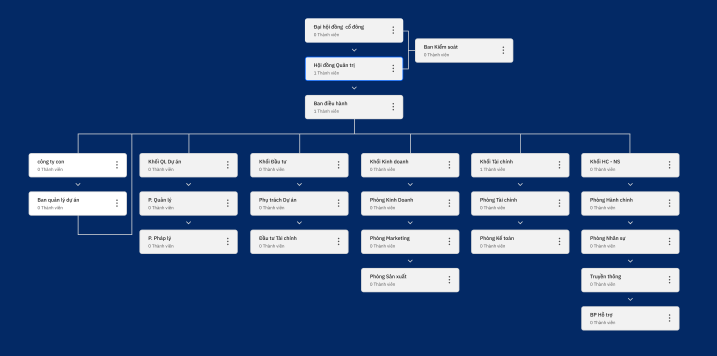
#> input picture image/1.png, 1433 x 711 px (shown at 1/2 size)
$ python -i image_processor.py   (imports and definitions only)   (older library calls are emulated)
#> lines starting #> are read from the running program, lines starting #| are printed output that depends on the picture; after the words box and inside, x2 and y2 are one past the last pixel; in counts of white or black regions, pixels touching at a corner belong together
import cv2
import numpy as np

# Ngưỡng kích thước tối thiểu để cân nhắc upscale (pixel)
_MIN_UPSCALE_DIM = 1200

def deskew_image(image):
    """
    Tự động phát hiện góc nghiêng và xoay thẳng ảnh (Deskewing)
    """
    coords = np.column_stack(np.where(image < 255))
    if len(coords) == 0:
        return image

    angle = cv2.minAreaRect(coords)[-1]
    if angle < -45:
        angle = -(90 + angle)
    elif angle > 45:
        angle = 90 - angle
    else:
        angle = -angle

    if abs(angle) < 0.5:
        return image

    (h, w) = image.shape[:2]
    center = (w // 2, h // 2)
    M = cv2.getRotationMatrix2D(center, angle, 1.0)
    rotated = cv2.warpAffine(image, M, (w, h), flags=cv2.INTER_CUBIC, borderMode=cv2.BORDER_REPLICATE)

    return rotated

def remove_background(gray, fast_mode: bool = False):
    """
    Tự động tách/làm sạch nền bằng hình thái học (Morphological Background Removal).
    fast_mode: dùng kernel nhỏ hơn để tăng tốc.
    """
    ksize = (15, 15) if fast_mode else (21, 21)
    kernel_bg = cv2.getStructuringElement(cv2.MORPH_RECT, ksize)
    bg = cv2.morphologyEx(gray, cv2.MORPH_CLOSE, kernel_bg)
    norm = cv2.divide(gray, bg, scale=255)
    return norm

def remove_shadows(gray, fast_mode: bool = False):
    """
    Tự động loại bỏ bóng râm / bóng đổ không đều (Shadow Removal).
    fast_mode: dùng median blur nhỏ hơn để tăng tốc (~4x nhanh hơn).
    """
    dilated = cv2.dilate(gray, np.ones((5, 5), np.uint8))
    blur_size = 11 if fast_mode else 21
    bg_shadow = cv2.medianBlur(dilated, blur_size)
    diff = 255 - cv2.absdiff(gray, bg_shadow)
    normalized = cv2.normalize(diff, None, alpha=0, beta=255, norm_type=cv2.NORM_MINMAX, dtype=cv2.CV_8UC1)
    return normalized

def enhance_edges(image):
    """
    Tăng cường đường biên nét chữ (Edge Enhancement)
    """
    laplacian = cv2.Laplacian(image, cv2.CV_64F)
    laplacian_abs = np.uint8(np.absolute(laplacian))
    enhanced = cv2.addWeighted(image, 1.0, laplacian_abs, -0.3, 0)
    return enhanced

def apply_morph_closing(image, kernel_size=(2, 2)):
    """
    Phép đóng hình thái học (Morphological Closing)
    """
    kernel = cv2.getStructuringElement(cv2.MORPH_RECT, kernel_size)
    closed = cv2.morphologyEx(image, cv2.MORPH_CLOSE, kernel)
    return closed

def preprocess_image(
    image_input,
    sharpen=True,
    denoise=True,
    threshold=False,
    enhance_contrast=True,
    deskew=True,
    bg_removal=True,
    shadow_removal=True,
    edge_enhance=False,
    morph_close=False,
    image_input_is_np=False,
    fast_mode=True,
):
    """
    Tiền xử lý hình ảnh tối ưu giữ nguyên nét chữ và dấu tiếng Việt.
    Hỗ trợ đầu vào là đường dẫn file (str) hoặc Mảng NumPy OpenCV (np.ndarray).

    fast_mode=True (mặc định):
      - Chỉ upscale nếu ảnh quá nhỏ (< 1200px theo chiều ngắn)
      - Dùng GaussianBlur thay fastNlMeansDenoising (nhanh hơn ~10-30x)
      - Dùng kernel nhỏ hơn cho shadow/bg removal
    fast_mode=False: giữ hành vi cũ, chất lượng tối đa (chậm hơn nhiều).
    """
#> called with image_input = 'image/1.png', sharpen = True, denoise = True, threshold = False, enhance_contrast = True, deskew = True, bg_removal = True, shadow_removal = True
    if isinstance(image_input, np.ndarray) or image_input_is_np:
        img = image_input.copy()
    else:
        img = cv2.imread(image_input)
#> img is the input picture: shape (711, 1433, 3); mean B, G, R 131.6, 85.1, 55.7
        if img is None:
            raise FileNotFoundError(f"Không tìm thấy ảnh tại đường dẫn: {image_input}")

    # 1. Upscale thông minh: chỉ phóng to nếu ảnh quá nhỏ
    height, width = img.shape[:2]
#> height = 711; width = 1433
    min_dim = min(height, width)
#> min_dim = 711
    if min_dim < _MIN_UPSCALE_DIM:
        # Upscale vừa đủ để đạt ngưỡng tối thiểu (tránh phóng quá to)
        scale = min(2.0, _MIN_UPSCALE_DIM / min_dim)
#> scale = 1.69
        new_w = int(width * scale)
#> new_w = 2418
        new_h = int(height * scale)
#> new_h = 1200
        img = cv2.resize(img, (new_w, new_h), interpolation=cv2.INTER_CUBIC)
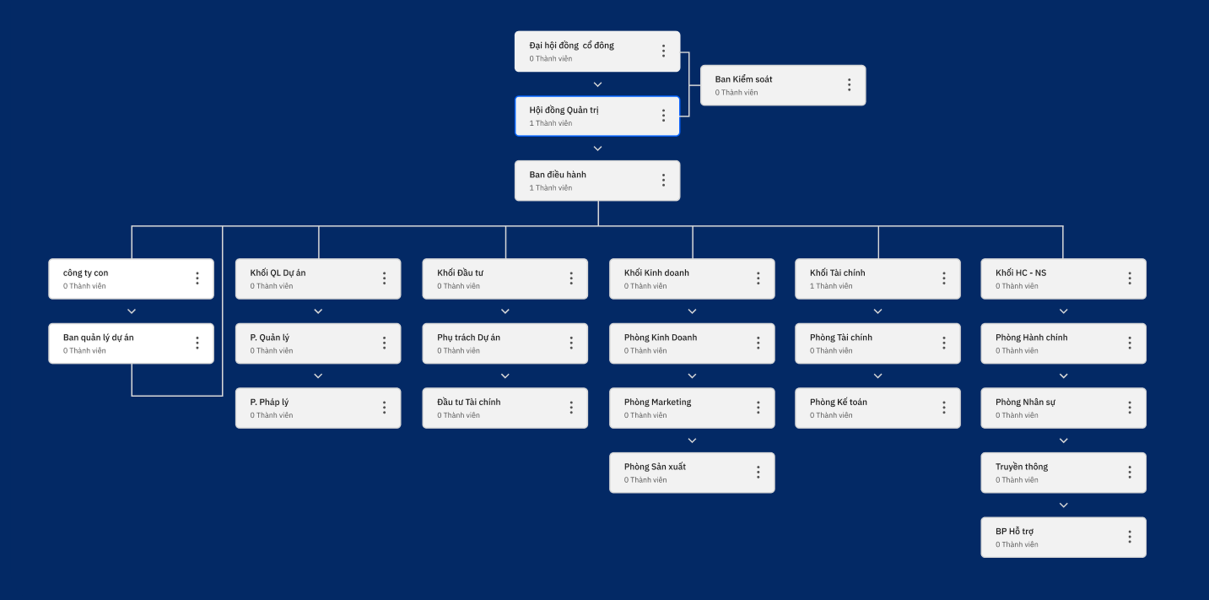
#> img: shape (1200, 2418, 3) (shown at 1/2 size); mean B, G, R 131.6, 85.1, 55.8
    # Nếu ảnh đủ lớn (từ PDF DPI cao hay ảnh gốc lớn) → không upscale

    # 2. Chuyển sang ảnh xám (Grayscale)
    if len(img.shape) == 3:
        gray = cv2.cvtColor(img, cv2.COLOR_BGR2GRAY)
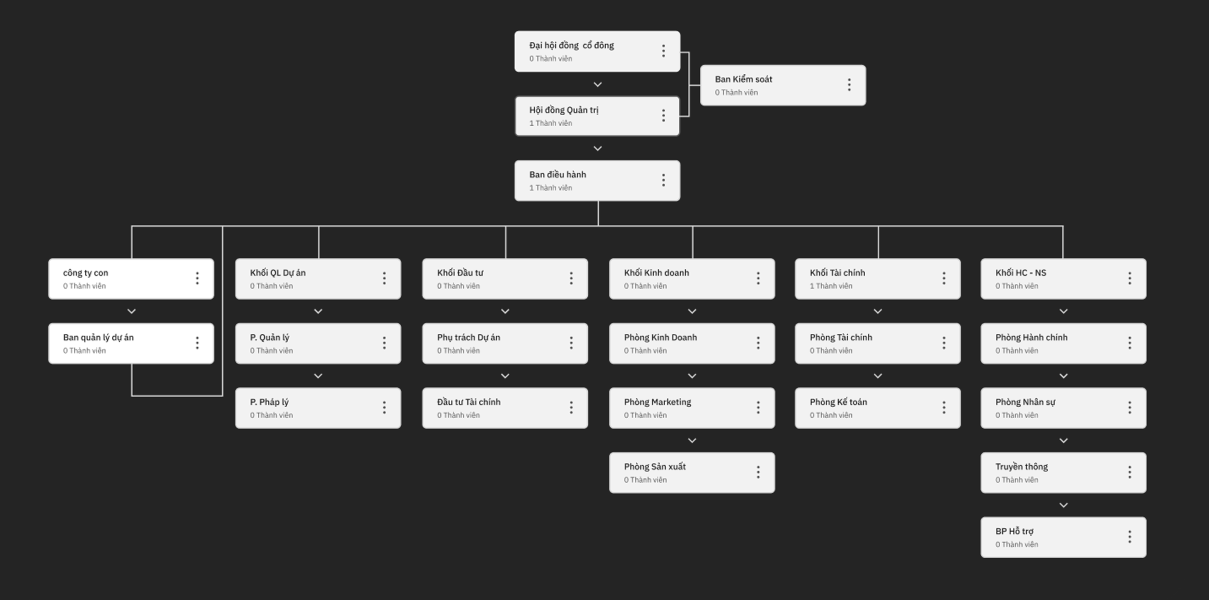
#> gray: shape (1200, 2418) (shown at 1/2 size); min 0, max 255, mean 81.3
    else:
        gray = img

    # 3. Triệt tiêu bóng râm
    if shadow_removal:
        gray = remove_shadows(gray, fast_mode=fast_mode)
#> in remove_shadows, `dilated = cv2.dilate(gray, np.ones((5, 5), np.uint8))`:
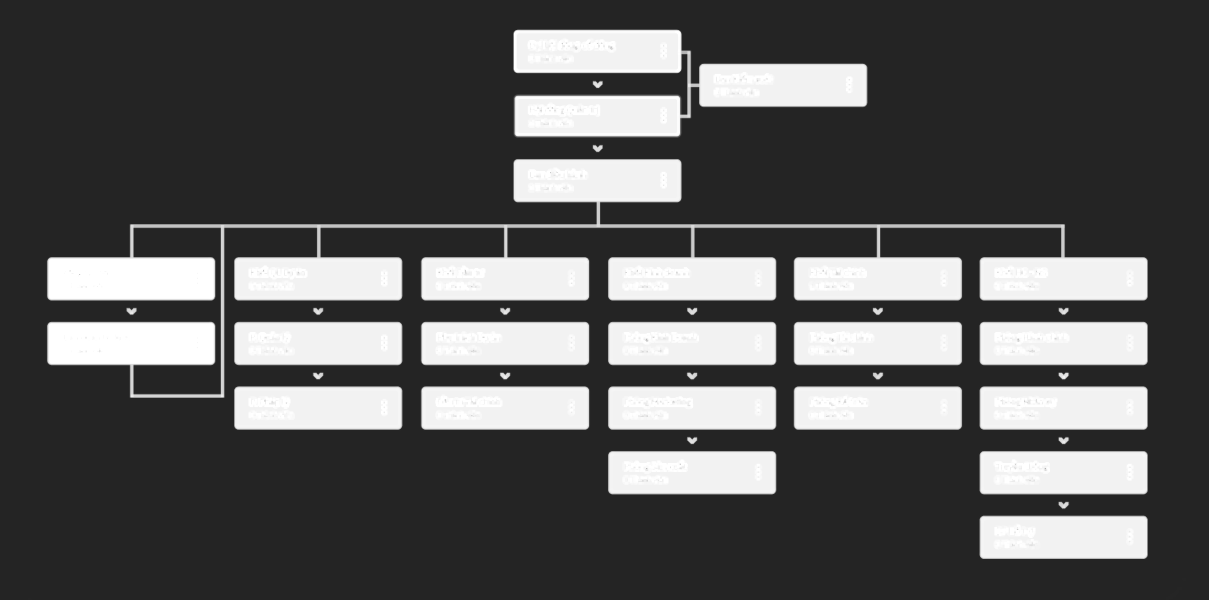
#> dilated: shape (1200, 2418) (shown at 1/2 size); min 36, max 255, mean 86.7
#> in remove_shadows, `diff = 255 - cv2.absdiff(gray, bg_shadow)`:
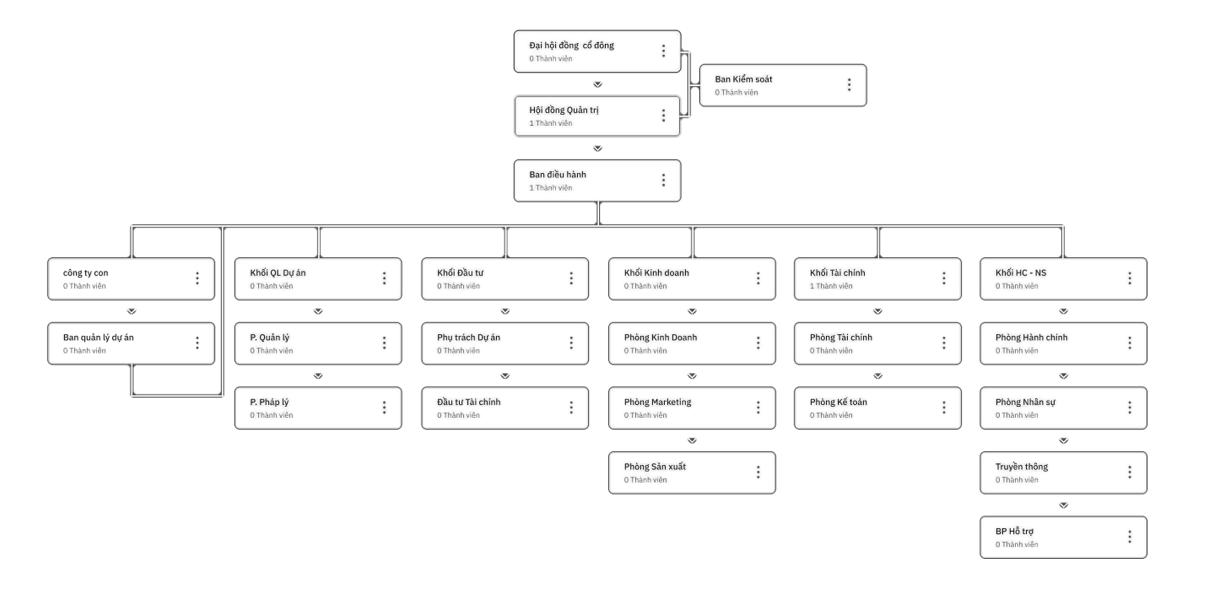
#> diff: shape (1200, 2418) (shown at 1/2 size); min 7, max 255, mean 249.8

    # 4. Tách / Khử nền ảnh
    if bg_removal:
        gray = remove_background(gray, fast_mode=fast_mode)
#> in remove_background, `bg = cv2.morphologyEx(gray, cv2.MORPH_CLOSE, kernel_bg)`:
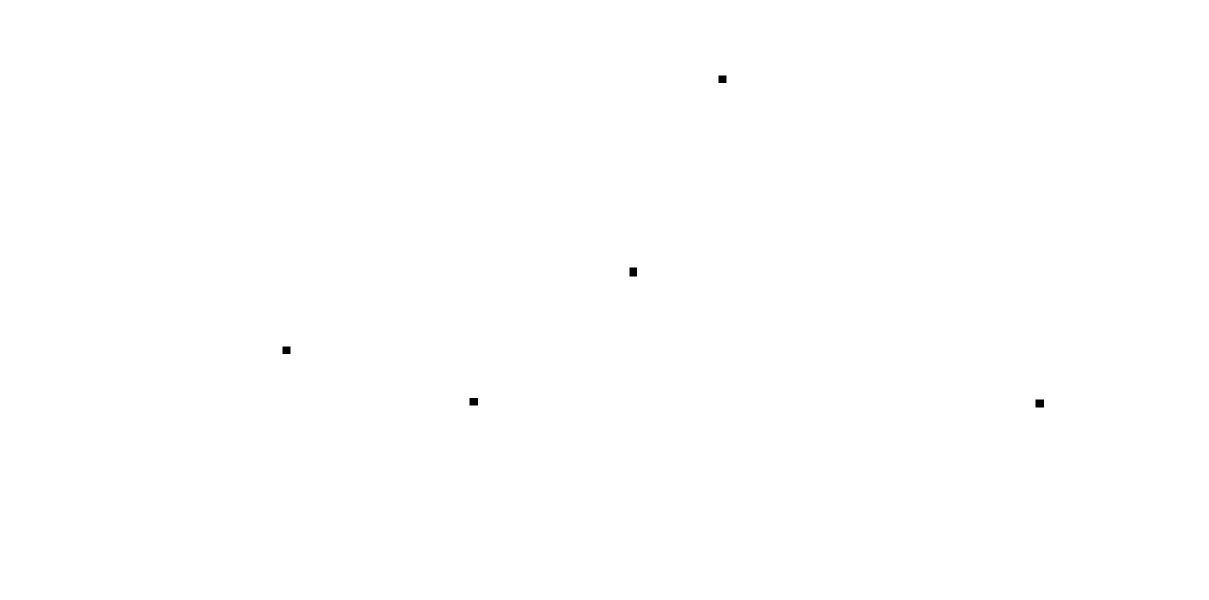
#> bg: shape (1200, 2418) (shown at 1/2 size); values 254 (black) and 255 (white), 100% white; 5 black regions, box (x1, y1, x2, y2) and area: (2071, 799, 2088, 815) 272, (1259, 535, 1274, 553) 270, (939, 796, 956, 811) 255, (1437, 151, 1453, 166) 240, (565, 693, 581, 708) 240

    # 5. Xoay thẳng ảnh nghiêng
    if deskew:
        gray = deskew_image(gray)
#> in deskew_image, `coords = np.column_stack(np.where(image < 255))`: coords = 301489 pairs, first value 58 to 1199, second value 59 to 2368
#> in deskew_image, `angle = cv2.minAreaRect(coords)[-1]`: angle = -90
#> in deskew_image, `angle = -(90 + angle)`: angle = 0

    # 6. Tăng tương phản nhẹ nhàng
    if enhance_contrast:
        gray = cv2.convertScaleAbs(gray, alpha=1.2, beta=0)

    # 7. Khử nhiễu
    if denoise:
        if fast_mode:
            # GaussianBlur: nhanh hơn fastNlMeansDenoising ~10-30x
            gray = cv2.GaussianBlur(gray, (3, 3), 0)
        else:
            # Chất lượng cao hơn nhưng chậm hơn đáng kể
            gray = cv2.fastNlMeansDenoising(gray, None, h=6, templateWindowSize=7, searchWindowSize=21)

    # 8. CLAHE — tăng cường tương phản cục bộ
    clahe = cv2.createCLAHE(clipLimit=1.5, tileGridSize=(8, 8))
    enhanced = clahe.apply(gray)

    # 9. Biên nét chữ (tùy chọn)
    if edge_enhance:
        enhanced = enhance_edges(enhanced)

    # 10. Phân ngưỡng nhị phân (nếu bật)
    if threshold:
        _, enhanced = cv2.threshold(enhanced, 0, 255, cv2.THRESH_BINARY + cv2.THRESH_OTSU)

    # 11. Phép đóng hình thái học (tùy chọn)
    if morph_close:
        enhanced = apply_morph_closing(enhanced)

    # 12. Làm nét ảnh Unsharp Masking
    if sharpen:
        gaussian = cv2.GaussianBlur(enhanced, (0, 0), 2.0)
        enhanced = cv2.addWeighted(enhanced, 1.3, gaussian, -0.3, 0)

    return enhanced

>>> result = preprocess_image('image/1.png')

$ run again, on image/2.png
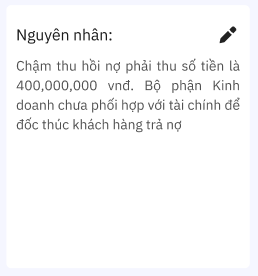
#> input picture image/2.png, 258 x 276 px
#> in preprocess_image, img is the input picture: shape (276, 258, 3); mean B, G, R 248.8, 247.8, 247.7
#> in preprocess_image, `img = cv2.resize(img, (new_w, new_h), interpolation=cv2.INTER_CUBIC)`:
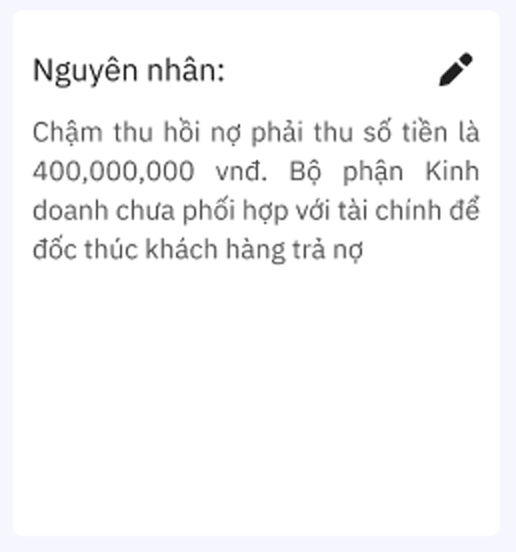
#> img: shape (552, 516, 3); mean B, G, R 248.4, 247.5, 247.4
#> bg: shape (552, 516); every value is 255
#> coords = 36195 pairs, first value 7 to 538, second value 9 to 502
#> in deskew_image, `angle = cv2.minAreaRect(coords)[-1]`: angle = -90
#> in deskew_image, `angle = -(90 + angle)`: angle = 0
#> in preprocess_image, `gaussian = cv2.GaussianBlur(enhanced, (0, 0), 2.0)`:
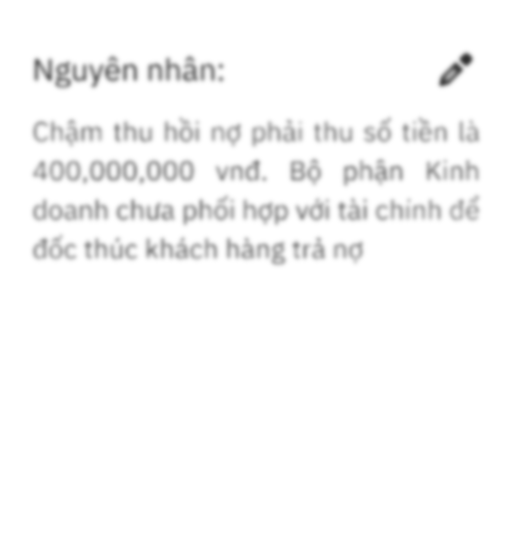
#> gaussian: shape (552, 516); min 48, max 255, mean 249.2

$ run again, on image/3.png
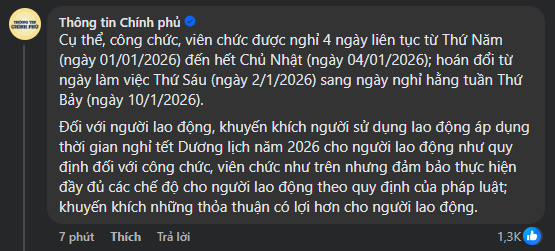
#> input picture image/3.png, 555 x 251 px
#> in preprocess_image, img is the input picture: shape (251, 555, 3); mean B, G, R 68.7, 67.4, 66.5
#> img: shape (502, 1110, 3)
#> in remove_shadows, `diff = 255 - cv2.absdiff(gray, bg_shadow)`:
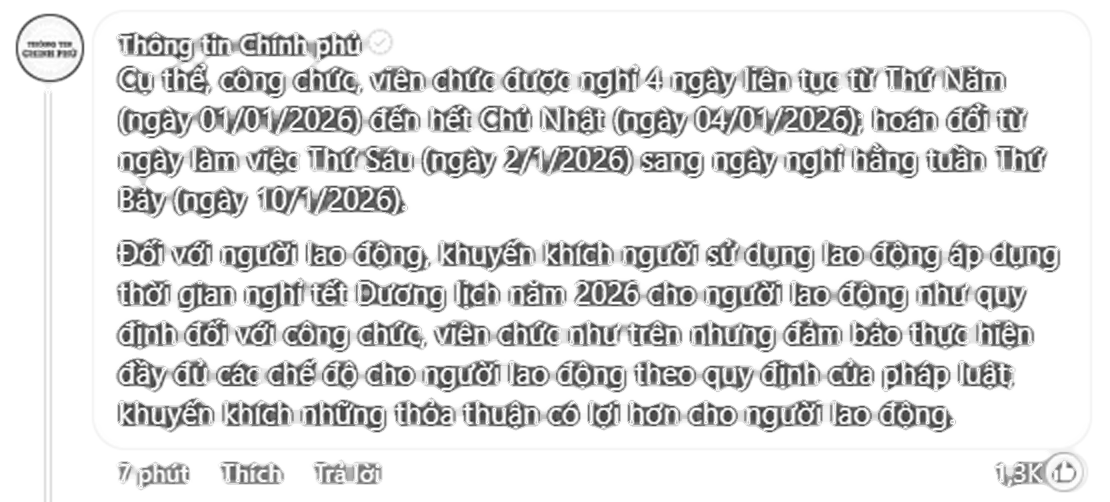
#> diff: shape (502, 1110); min 23, max 255, mean 224.9
#> coords = 229804 pairs, first value 9 to 501, second value 15 to 1092
#> in deskew_image, `angle = cv2.minAreaRect(coords)[-1]`: angle = -89.5
#> in deskew_image, `angle = -(90 + angle)`: angle = -0.505
#> M = [[1, -0.00881, 2.23], [0.00881, 1, -4.88]]
#> in preprocess_image, `enhanced = cv2.addWeighted(enhanced, 1.3, gaussian, -0.3, 0)`:
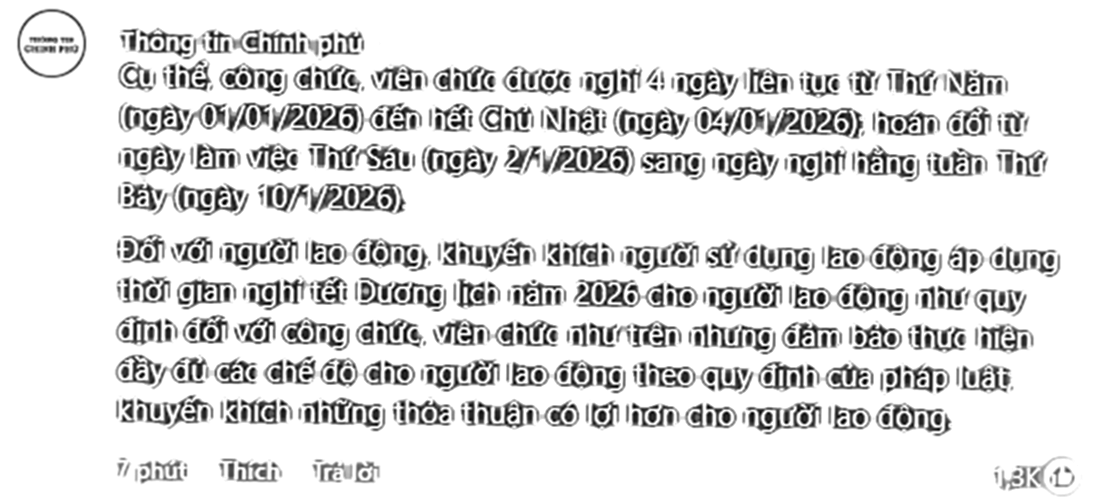
#> enhanced: shape (502, 1110); min 0, max 255, mean 222.2
